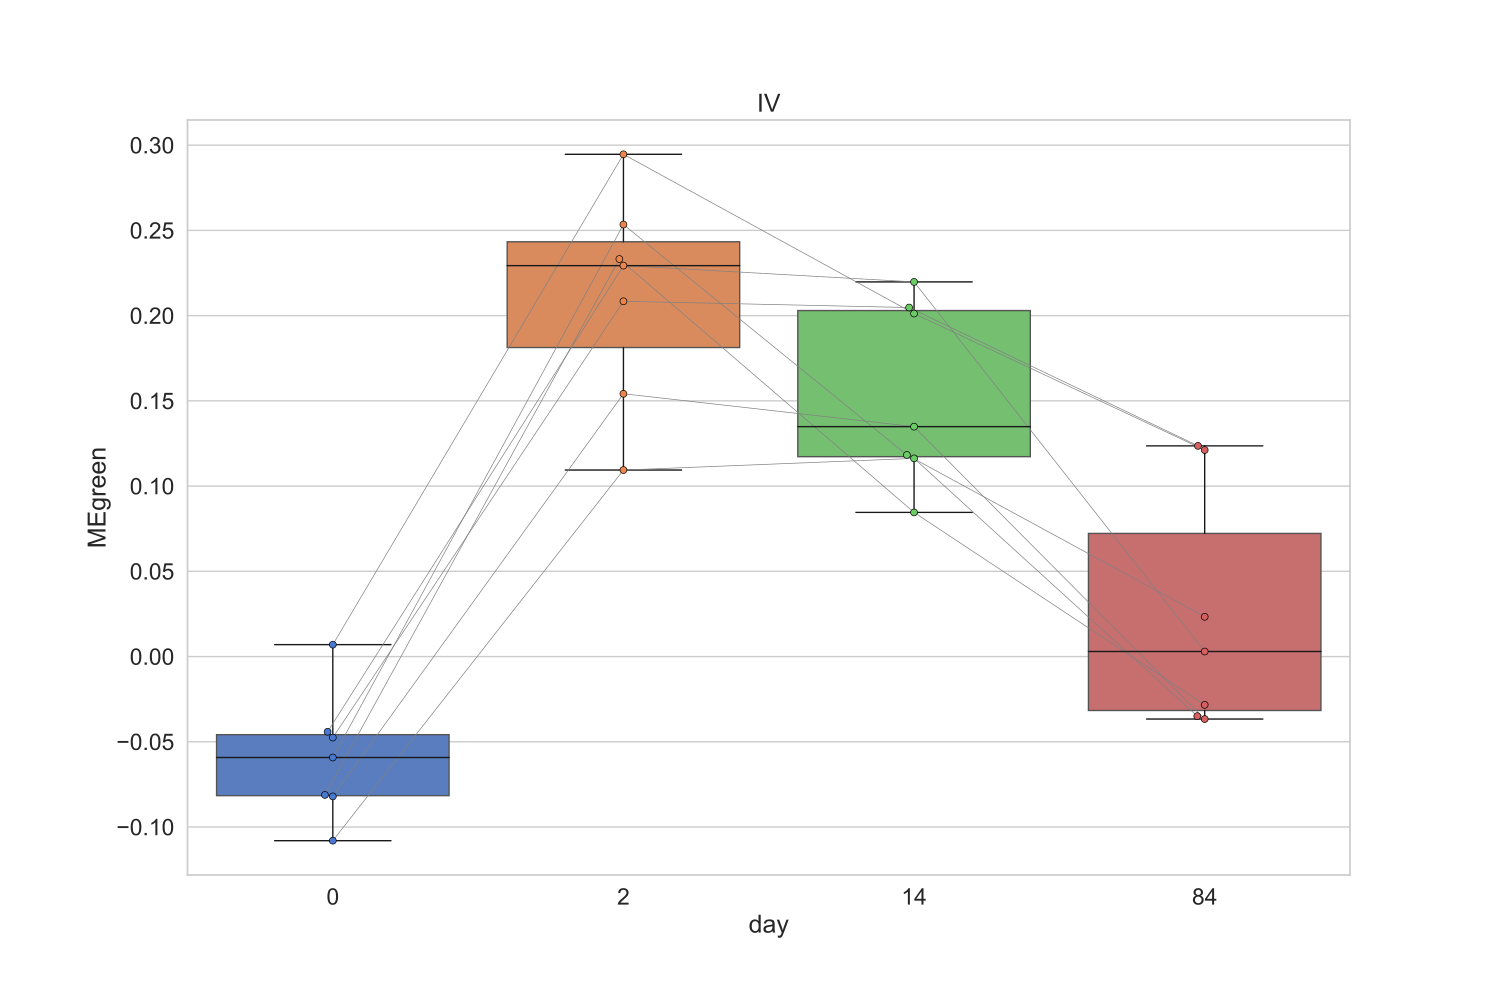

Recreate this plot in Python.
# -*- coding: utf-8 -*-
"""
Created on Fri Jun  7 01:00:14 2024

@author: hsrivast
"""

import os

# Specify the path to the new working directory
new_working_directory='X:/fast/gilbert_p/fg_data/SEATRAC/TB_hackday_2023/seatrac-hackday-2023/liu_etal/Eigenplot'

# Change the current working directory to the new directory
os.chdir(new_working_directory)

import matplotlib as plt
import pandas as pd
import numpy as np
import seaborn as sns
from sklearn.decomposition import PCA
import itertools
import os
from os.path import join as opj
import sys
from pngpdf import PngPdfPages
from biplot import biplot
from myboxplot import swarmbox

sns.set_style('whitegrid')

import matplotlib.pyplot as plt

# Read the CSV file into a DataFrame
GSE218157_family_soft = pd.read_csv("X:/fast/gilbert_p/fg_data/SEATRAC/TB_hackday_2023/seatrac-hackday-2023/liu_etal/GSE218157_family.soft.csv")

# Convert the DataFrame to a pandas DataFrame (if not already in pandas format)
meta_data = GSE218157_family_soft

# Set the row names of the DataFrame to the 'description' column
meta_data.index = meta_data['description']

# Recode the 'time_after_bcg' column into a new 'day' column
meta_data['day'] = meta_data['time_after_bcg'].map({
    "pre": "0", 
    "d2": "2", 
    "wk2": "14", 
    "wk12": "84"
})





eg_fn = "module_eigen_genes.csv"
eg_ = pd.read_csv(eg_fn).rename({'Unnamed: 0':'description'}, axis=1)
eg = eg_.drop(eg_.columns[-1], axis=1)
eg.set_index(eg.columns[0], inplace=True)


merged_data = pd.merge(eg, meta_data[['vax_group',"day","pitt_id"]], left_index=True, right_index=True)

module_names = eg.columns.tolist()
modules = module_names[1:]

treatments = meta_data['vax_group'].unique()


with PngPdfPages('X:/fast/gilbert_p/fg_data/SEATRAC/TB_hackday_2023/seatrac-hackday-2023/liu_etal/Eigenplot/eigen_gene_plots.pdf') as pdf:
    for trt in treatments:
        for m in modules:
            figh = plt.figure(figsize=(15,10))
            plotdf = merged_data.loc[merged_data['vax_group'] == trt]
            swarmbox(x='day', y=m, connect=True, connect_on=['pitt_id'], data=plotdf, order=['0', '2', '14', '84'])
            plt.title(f'{trt}')
            pdf.savefig(figh)


with PngPdfPages('X:/fast/gilbert_p/fg_data/SEATRAC/TB_hackday_2023/seatrac-hackday-2023/liu_etal/Eigenplot/eigen_gene_plots_pooled.pdf') as pdf:
    for m in modules:
        figh = plt.figure(figsize=(15,10))
        sns.lineplot(x='day', y=m, hue='vax_group', data=merged_data)
        plt.legend(loc='upper left', bbox_to_anchor=(1,1))
        pdf.savefig(figh)
